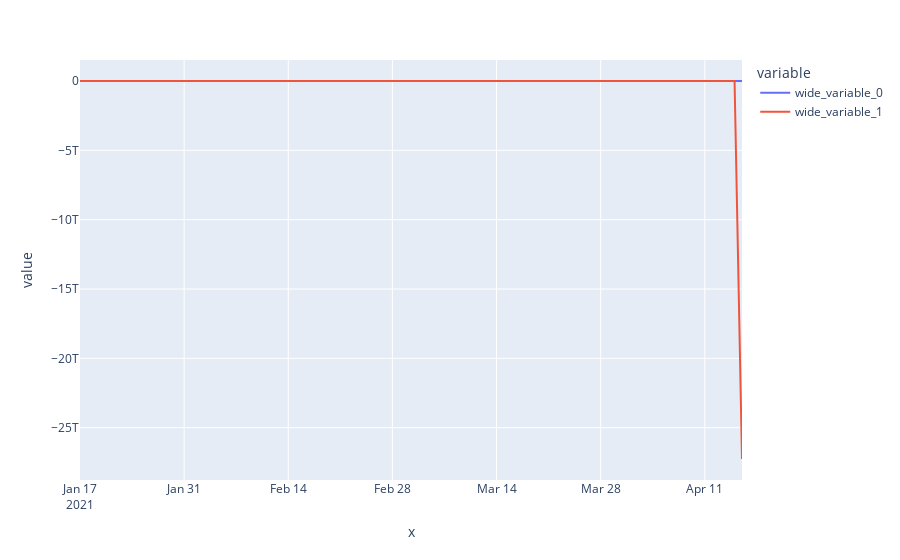

Notebook source saved alongside this figure:
### Code cell
px.line(x=X_test_df.index, y = [test_norm[:, 0], y_pred])
